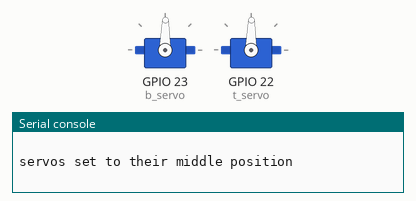
The program below on a simulated ESP32 board running MicroPython. On the bench: 2 × servo, the last lines printed to the serial console. Servo angles are drawn from the pulse width (0.5 ms = 0°, 2.5 ms = 180°). At 21.6 s the program stops and its outputs stay as they are.

Above: at 0.2 s.
At 5.4 s:
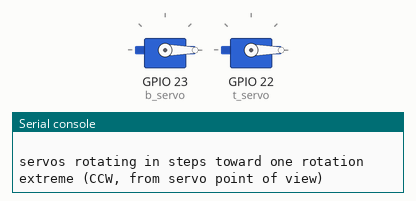
At 15.5 s:
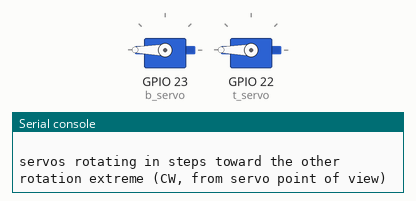
Timing chart, 0 to 23.0 s (numbered marks = the images above):
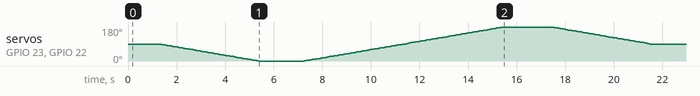

The program:

servo_to_mid.py
```python
def swipe_and_center():
    """ Function that spins the cube holder to both end positions before stopping to the middle one.
        This is meant to:
        1) check the rotation range of the servo before assembling the robot.
        2) set the servos to their mid position, so to properly connect the arms."""

    from machine import Pin, PWM
    from utime import sleep_ms

    t_servo= PWM(Pin(22), freq=50)  # top servo, connected to Pin 22
    sleep_ms(50)

    b_servo= PWM(Pin(23), freq=50)  # bottom servo, connected to Pin 23
    sleep_ms(50)

    max_1000to2000us = 106          # Servo duty value for angle -100deg, beyond limit of a 1 to 2ms servo
    max_500to2500us = 134           # Servo duty value for angle -100deg, beyond limit of a 0.5 to 2.5ms servo
    min_1000to2000us = 48           # Servo duty value for angle 100deg, beyond limit of a 1 to 2ms servo
    min_500to2500us = 20            # Servo duty value for angle 100deg, beyond limit of a 0.5 to 2.5ms servo
    mid_pos = 76                    # Servo duty value for angle 0deg, for 1to2ms and 0.5to2.5ms servo

    b_servo.duty(mid_pos)           # servo is set to mid position
    t_servo.duty(mid_pos)           # servo is set to mid position
    print(f"\nservos set to their middle position")
    sleep_ms(1200)                  # time for the servos to reach the mid position

    # because of different resolution of servos and accepted value:
    # a 1to2ms servo will stop rotating earlier, and each step will take larger rotation
    # while a 500to2500us servo will rotate for longer time, and each step will take smaller rotation

    print(f"\nservos rotating in steps toward one rotation extreme (CCW, from servo point of view)")
    for i in range(mid_pos, min_500to2500us, -1):        # swipe from mid to min position
        b_servo.duty(i)
        t_servo.duty(i)
        sleep_ms(80)
    sleep_ms(1000)

    print(f"\nservos rotating in steps toward the other rotation extreme (CW, from servo point of view)")
    for i in range(min_500to2500us, max_500to2500us, 1): # swipe from min to max position
        b_servo.duty(i)
        t_servo.duty(i)
        sleep_ms(80)
    sleep_ms(1000)

    print(f"\nservos rotating in steps back to their middle position")
    for i in range(max_500to2500us, mid_pos, -1):        # swipe from max to mid position
        b_servo.duty(i)
        t_servo.duty(i)
        sleep_ms(80)

    print(f"\nservos are back to their middle position")


if __name__ == "__main__":
    swipe_and_center()
```
